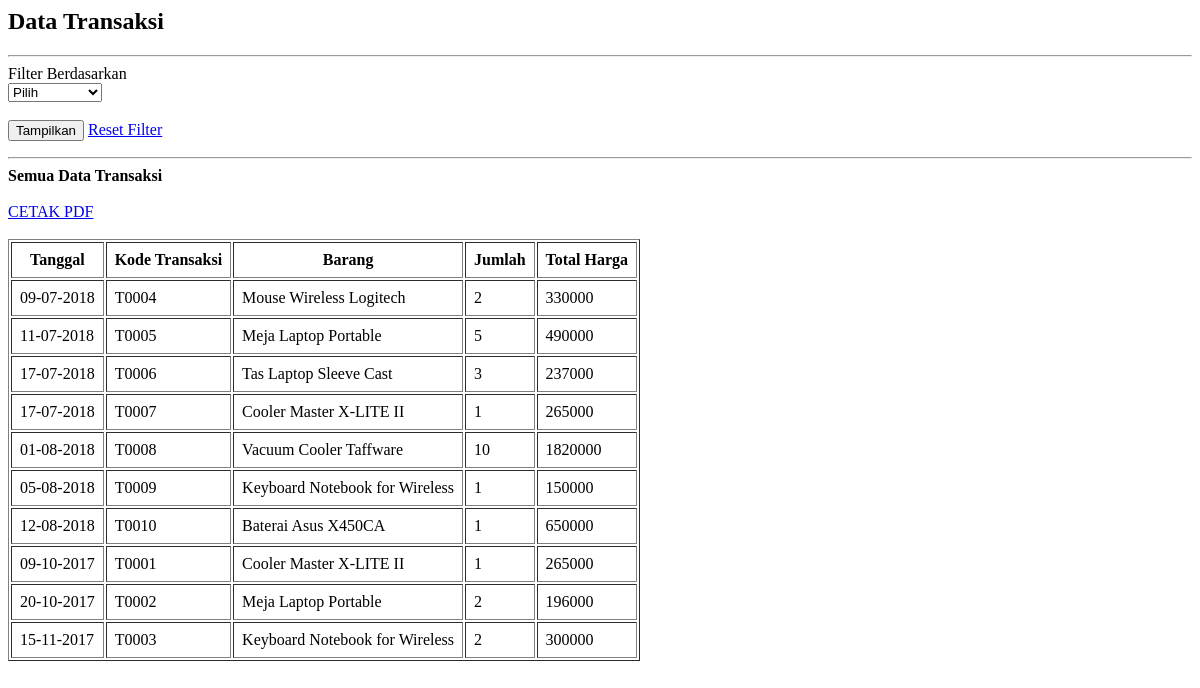
The page / on the database its author committed.
### tables this page shows
CREATE TABLE `transaksi` (
  `id` int(11) NOT NULL,
  `kode` varchar(10) NOT NULL,
  `barang` varchar(100) NOT NULL,
  `jumlah` int(11) NOT NULL,
  `total_harga` double NOT NULL,
  `tgl` datetime NOT NULL
);

### application/controllers/Transaksi.php (called while the page is built, shortened)
<?php if ( ! defined('BASEPATH')) exit('No direct script access allowed');
class Transaksi extends CI_Controller {
	public function __construct(){
		$this->load->model('TransaksiModel');
	}
	public function index(){
        if(isset($_GET['filter']) && ! empty($_GET['filter'])){
            $filter = $_GET['filter'];
            if($filter == '1'){
                $tgl = $_GET['tanggal'];
                $ket = 'Data Transaksi Tanggal '.date('d-m-y', strtotime($tgl));
                $url_cetak = 'transaksi/cetak?filter=1&tanggal='.$tgl;
                $transaksi = $this->TransaksiModel->view_by_date($tgl);
            }else if($filter == '2'){
                $bulan = $_GET['bulan'];
                $tahun = $_GET['tahun'];
                $nama_bulan = array('', 'Januari','Februari','Maret','April','Mei','Juni','Juli','Agustus','September','Oktober','November','Desember');
                $ket = 'Data Transaksi Bulan '.$nama_bulan[$bulan].' '.$tahun;
                $url_cetak = 'transaksi/cetak?filter=2&bulan='.$bulan.'&tahun='.$tahun;
                $transaksi = $this->TransaksiModel->view_by_month($bulan, $tahun);
            }else{
                $tahun = $_GET['tahun'];
                $ket = 'Data Transaksi Tahun '.$tahun;
                $url_cetak = 'transaksi/cetak?filter=3&tahun='.$tahun;
                $transaksi = $this->TransaksiModel->view_by_year($tahun);
            }
        }else{
            $ket = 'Semua Data Transaksi';
            $url_cetak = 'transaksi/cetak';
            $transaksi = $this->TransaksiModel->view_all();
        }
		$data['ket'] = $ket;
		$data['url_cetak'] = base_url('index.php/'.$url_cetak);
		$data['transaksi'] = $transaksi;
        $data['option_tahun'] = $this->TransaksiModel->option_tahun();
		$this->load->view('view', $data);
	}
}

### index.php (called while the page is built, shortened)
<?php
require_once BASEPATH.'core/CodeIgniter.php';

### application/models/TransaksiModel.php (called while the page is built, shortened)
<?php if ( ! defined('BASEPATH')) exit('No direct script access allowed');
class TransaksiModel extends CI_Model {
	public function view_all(){
		return $this->db->get('transaksi')->result();
	}
    public function option_tahun(){
        $this->db->select('YEAR(tgl) AS tahun');
        $this->db->from('transaksi');
        $this->db->order_by('YEAR(tgl)');
        $this->db->group_by('YEAR(tgl)');
        return $this->db->get()->result();
    }
}

### application/views/view.php (the view, shortened to what this page needs)
<html>
<head>
    <link rel="stylesheet" href="<?php echo base_url('assets/jquery-ui/jquery-ui.min.css'); ?>" />
</head>
<body>
    <h2>Data Transaksi</h2><hr>
    <form method="get" action="">
        <label>Filter Berdasarkan</label><br>
        <select name="filter" id="filter">
            <option value="">Pilih</option>
        </select>
        <br /><br />
        <button type="submit">Tampilkan</button>
        <a href="<?php echo base_url(); ?>">Reset Filter</a>
    </form>
    <hr />
    <b><?php echo $ket; ?></b><br /><br />
    <a href="<?php echo $url_cetak; ?>">CETAK PDF</a><br /><br />
    <table border="1" cellpadding="8">
    <tr>
        <th>Tanggal</th>
        <th>Kode Transaksi</th>
        <th>Barang</th>
        <th>Jumlah</th>
        <th>Total Harga</th>
    </tr>
    <?php
    if( ! empty($transaksi)){
    	foreach($transaksi as $data){
            $tgl = date('d-m-Y', strtotime($data->tgl));
    		echo "<tr>";
    		echo "<td>".$tgl."</td>";
    		echo "<td>".$data->kode."</td>";
    		echo "<td>".$data->barang."</td>";
    		echo "<td>".$data->jumlah."</td>";
    		echo "<td>".$data->total_harga."</td>";
    		echo "</tr>";
    	}
    }
    ?>
</table>
</body>
</html>

### rows shown on the page
transaksi: tgl "09-07-2018", kode "T0004", barang "Mouse Wireless Logitech", jumlah "2", total_harga "330000"
transaksi: tgl "11-07-2018", kode "T0005", barang "Meja Laptop Portable", jumlah "5", total_harga "490000"
transaksi: tgl "17-07-2018", kode "T0006", barang "Tas Laptop Sleeve Cast", jumlah "3", total_harga "237000"
transaksi: tgl "17-07-2018", kode "T0007", barang "Cooler Master X-LITE II", jumlah "1", total_harga "265000"
transaksi: tgl "01-08-2018", kode "T0008", barang "Vacuum Cooler Taffware", jumlah "10", total_harga "1820000"
transaksi: tgl "05-08-2018", kode "T0009", barang "Keyboard Notebook for Wireless", jumlah "1", total_harga "150000"
transaksi: tgl "12-08-2018", kode "T0010", barang "Baterai Asus X450CA", jumlah "1", total_harga "650000"
transaksi: tgl "09-10-2017", kode "T0001", barang "Cooler Master X-LITE II", jumlah "1", total_harga "265000"
transaksi: tgl "20-10-2017", kode "T0002", barang "Meja Laptop Portable", jumlah "2", total_harga "196000"
transaksi: tgl "15-11-2017", kode "T0003", barang "Keyboard Notebook for Wireless", jumlah "2", total_harga "300000"

### other values the page prints
$ket "Semua Data Transaksi"
